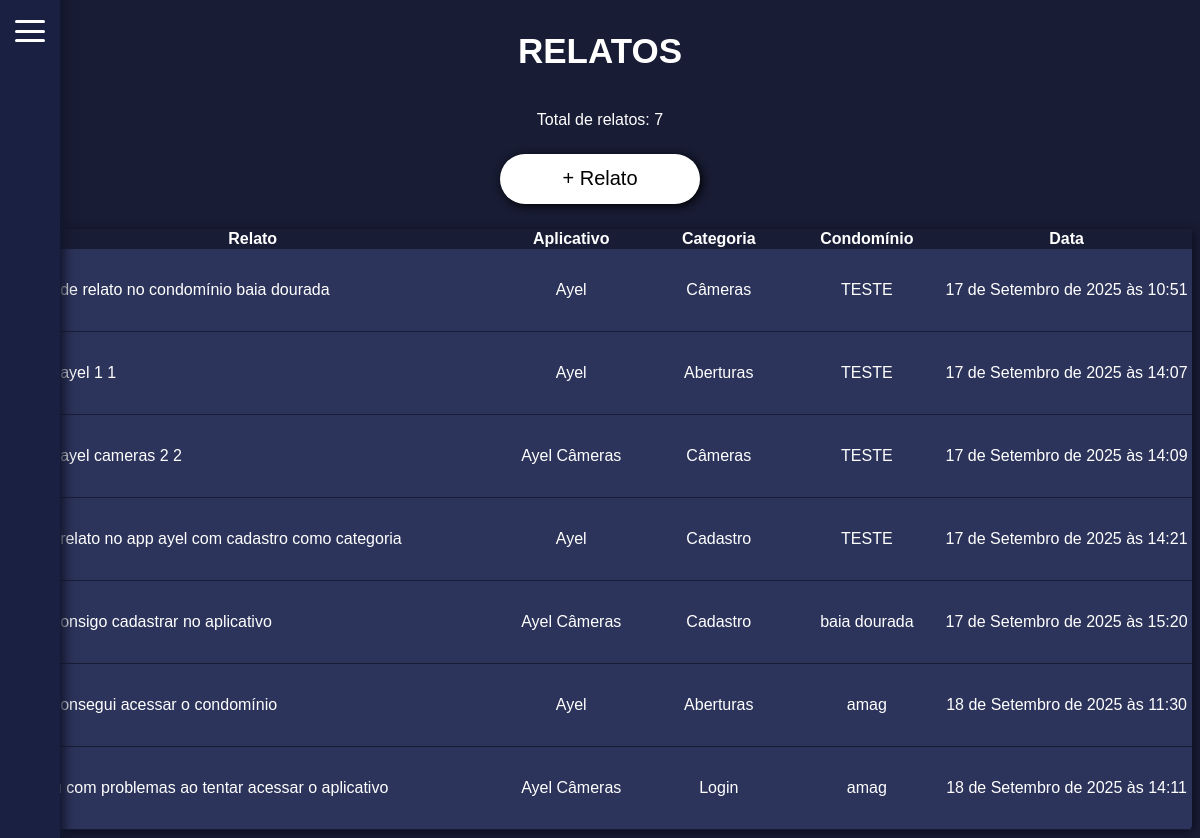
Page /listar_relatos/ on the committed database.
### mainApp/models.py (models this page shows, shortened)
class Relatos(models.Model):
    cond_id = models.ForeignKey(Conds, on_delete=models.CASCADE, related_name='relatos', verbose_name='Condomínio')
    relato = models.CharField(max_length=100, verbose_name='Relato')
    tipo_relato = models.ForeignKey(TipoRelato, on_delete=models.CASCADE, related_name='tipo_relato', verbose_name='Tipo do Relato')
    cat_rel_ayel = models.ForeignKey(CategoriaRelatoAyel, on_delete=models.CASCADE, related_name='cat_rel_ayel', verbose_name='Categoria do Relato', null=True, blank=True)
    cat_rel_cam = models.ForeignKey(CategoriaRelatoCam, on_delete=models.CASCADE, related_name='cat_rel_ayel', verbose_name='Categoria do Relato', null=True, blank=True)
    data = models.DateTimeField(default=timezone.now)

class Conds(models.Model):
    name = models.CharField(max_length=100)
    created_at = models.DateTimeField(auto_now_add=True)
    endereco = models.CharField(max_length=200)

### mainApp/views.py (the view)
# urls.py: path('listar_relatos/', views.listar_relatos, name='listar_relatos'), # listar relatos
def listar_relatos(request):
    relatos = Relatos.objects.all()
    context = {'relatos': relatos}
    return render(request, 'relato/listar_relatos.html', context)

### mainApp/templates/relato/listar_relatos.html (shortened to what this page needs)
<!DOCTYPE html>
<html lang="pt-br">
<head>
</head>
<body>
    <div id="container">
        <h1 id="cabecalho">RELATOS</h1>
        <div id="bar">
            <label for="menu-toggle" class="menu-btn">
                <span></span>
                <span></span>
                <span></span>
            </label>
            <div class="slide-menu">
                <ul>
                </ul>
            </div>
        </div>
    {% if relatos %}
        <p>Total de relatos: {{ relatos.count }}</p>
        <a href="{% url 'main_relato' %}" class="home-btn">+ Relato</a>
        <table>
            <thead>
                <tr class="tr-head">
                    <th>Relato</th>
                    <th>Aplicativo</th>
                    <th>Categoria</th>
                    <th>Condomínio</th>
                    <th>Data</th>
                </tr>
            </thead>
            <tbody>
                <tr class="tr-itens">
                    {% for relato in relatos %}
                        <td class="td-relato">{{ relato.relato }}</td>
                        {% if relato.tipo_relato_id == 1 %}
                        <td class="td-app">Ayel</td>
                        {% elif relato.tipo_relato_id == 2 %}
                        <td class="td-app">Ayel Câmeras</td>
                        {% endif %}
                        {% if relato.cat_rel_ayel_id %}
                            {% if relato.cat_rel_ayel_id == 1 %}
                                <td class="td-cat">Aberturas</td>
                            {% elif relato.cat_rel_ayel_id == 2 %}
                                <td class="td-cat">Câmeras</td>
                            {% elif relato.cat_rel_ayel_id == 3 %}
                                <td class="td-cat">Cadastro</td>
                            {% elif relato.cat_rel_ayel_id == 4 %}
                                <td class="td-cat">Interfonia</td>
                            {% endif %}
                        {% else %}
                            {% if relato.cat_rel_cam_id %}
                                {% if relato.cat_rel_cam_id == 1 %}
                                    <td class="td-cat">Login</td>
                                {% elif relato.cat_rel_cam_id == 2 %}
                                    <td class="td-cat">Câmeras</td>
                                {% elif relato.cat_rel_cam_id == 3 %}
                                    <td class="td-cat">Cadastro</td>
                                {% endif %}
                            {% endif %}
                        {% endif %}
                        <td class="td-condname">{{ relato.cond_id.name }}</td>
                        <td class="td-data">{{ relato.data }}</td>
                </tr>
                    {% endfor %}
            </tbody>
        </table>
    {% else %}
        Nenhum relato cadastrado.
        <a href="{% url 'main_relato' %}">+ Relato</a>
    {% endif %}
    </div>
</body>
</html>

### mainApp/templates/relato/listar_relatos.html (style rules this page uses)
body { background: #181c34; color: white; font-family: Arial, sans-serif; }
#container { display: flex; flex-direction: column; align-items: center; justify-content: center; }
table { background: #2d345b; box-shadow: 2px 2px 10px #0c0f20; border-radius: 5px; border-collapse: collapse; }
.tr-head { background: #181c34; }
.tr-itens { height: 40px; }
.td-relato { height: 80px; width: 500px; padding-left: 13px; }
.td-app { width: 150px; text-align: center; }
.td-cat { width: 150px; text-align: center; }
td { border-bottom: 1px solid #181c34; }
.td-condname { text-align: center; width: 150px; }
.td-data { text-align: center; width: 260px; }
#cabecalho { display: flex; justify-content: center; font-size: 35px; }
.menu-btn { position: fixed; top: 20px; left: 15px; width: 30px; height: 22px; cursor: pointer; z-index: 1002; display: flex; flex-direction: column; justify-content: space-between; }
.menu-btn span { display: block; height: 3px; width: 30px; background: #fff; border-radius: 3px; transition: 0.3s; }
.slide-menu { position: fixed; top: 0; left: -190px; width: 250px; height: 100%; background: #1a2041; color: white; transition: left 0.3s ease; padding-top: 40px; z-index: 1001; box-shadow: 5px -10px 10px #12162d; }
.slide-menu ul, li { padding-top: 10px; padding-left: 5px; padding-right: 60px; padding-bottom: 10px; }
.slide-menu ul { align-content: space-evenly; }
.slide-menu ul { list-style-type: none; }
p { margin-bottom: 25px; }
a.home-btn { display: flex; justify-content: center; align-items: center; margin: 0; font-size: 20px; background: white; height: 50px; width: 200px; border-radius: 70px; text-align: center; box-shadow: 2px 2px 10px black; transform-origin: center; text-decoration: none; color: black; margin-bottom: 25px; }

### rows in the picture
Relatos: relato "teste de relato no condomínio baia dourada", shows "Ayel", shows "Câmeras", cond_id.name "TESTE", data "17 de Setembro de 2025 às 10:51"
Relatos: relato "teste ayel 1 1", shows "Ayel", shows "Aberturas", cond_id.name "TESTE", data "17 de Setembro de 2025 às 14:07"
Relatos: relato "teste ayel cameras 2 2", shows "Ayel Câmeras", cond_id.name "TESTE", data "17 de Setembro de 2025 às 14:09"
Relatos: relato "teste relato no app ayel com cadastro como categoria", shows "Ayel", shows "Cadastro", cond_id.name "TESTE", data "17 de Setembro de 2025 às 14:21"
Relatos: relato "não consigo cadastrar no aplicativo", shows "Ayel Câmeras", shows "Cadastro", cond_id.name "baia dourada", data "17 de Setembro de 2025 às 15:20"
Relatos: relato "nao consegui acessar o condomínio", shows "Ayel", shows "Aberturas", cond_id.name "amag", data "18 de Setembro de 2025 às 11:30"
Relatos: relato "Estou com problemas ao tentar acessar o aplicativo", shows "Ayel Câmeras", shows "Login", cond_id.name "amag", data "18 de Setembro de 2025 às 14:11"

### other values in the picture
{{ relatos.count }} "7"
